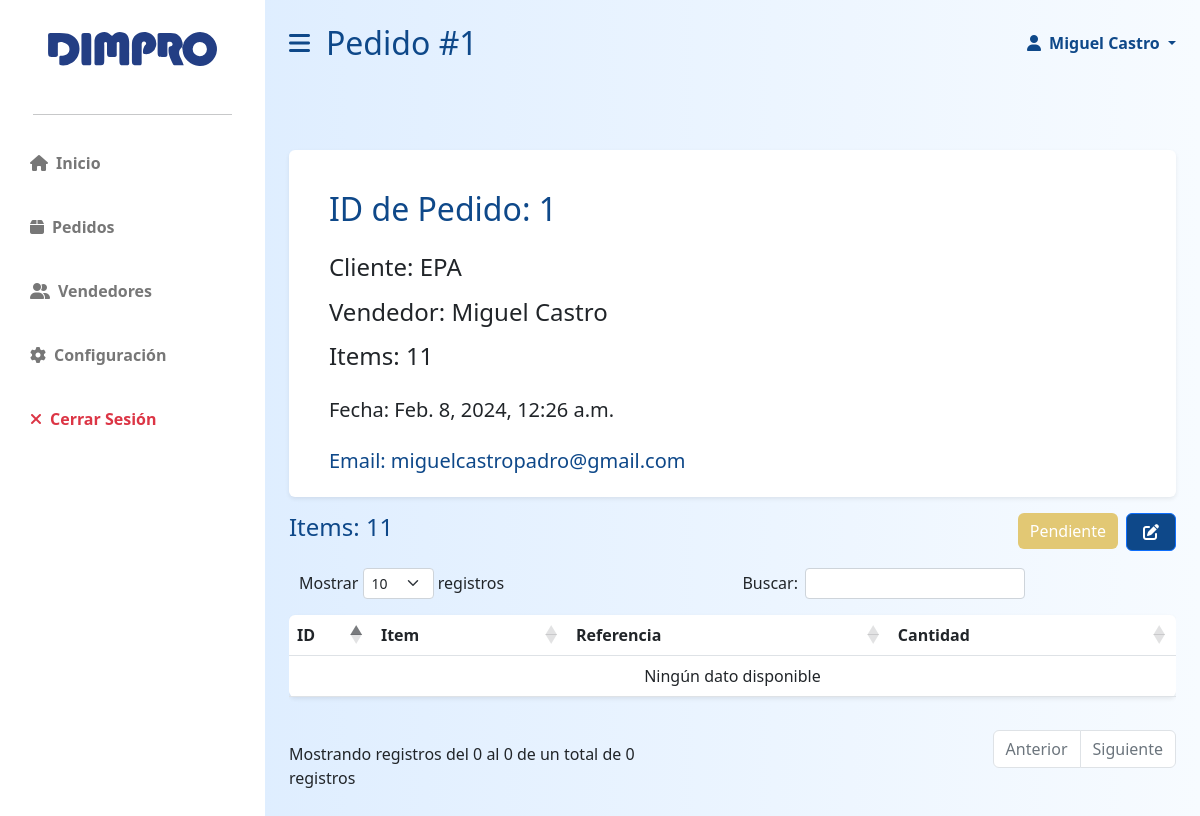
The app's page /app/staff/view/order/1 (signed in), older data.
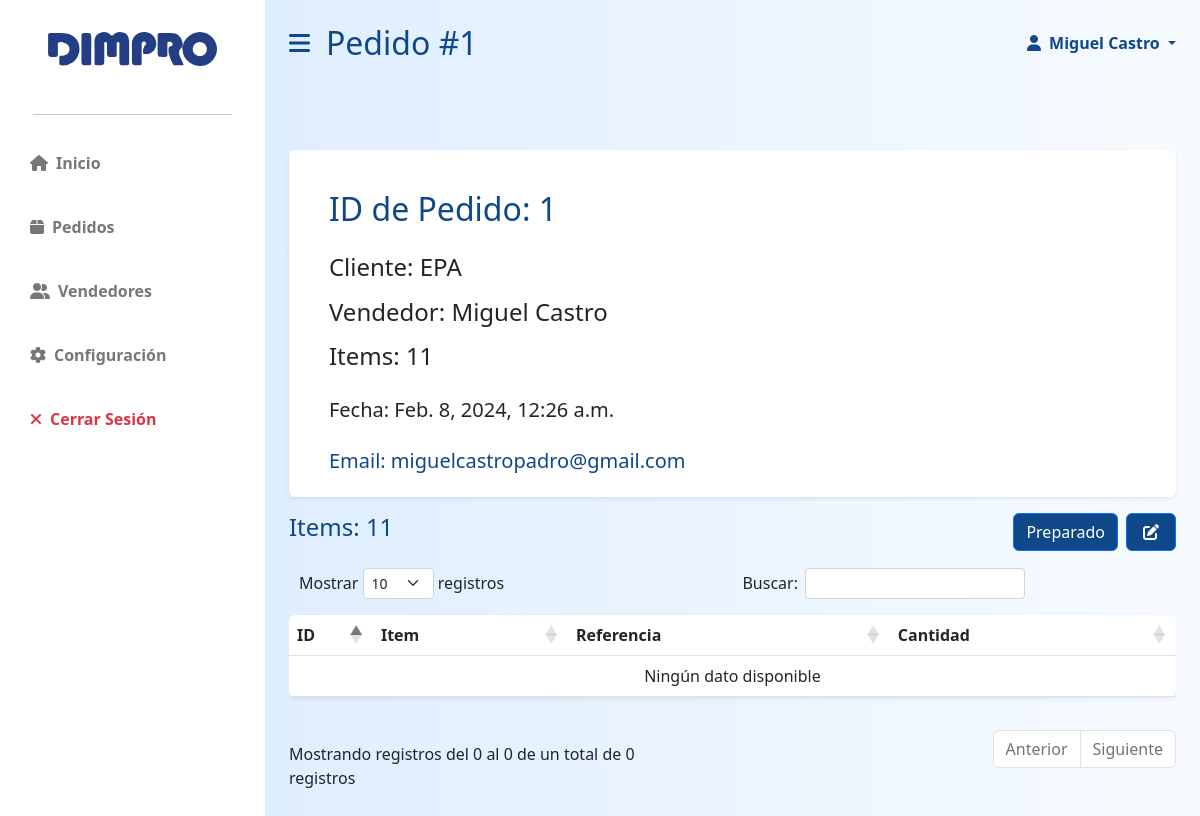
The same page, newer data.
### dimpro/views.py (the view)
# urls.py: path("staff/view/order/<int:id>", views.staff_order_view, name='staff_order_view'),
@only_for('staff')
def staff_order_view(request, id):
    if request.method == "POST":
        pass
    order = Order.objects.get(id=id)
    client = User.objects.get(email=order.user_email)
    return render(request, 'dimpro/staff/staff_order_view.html', {
        'seller': client,
        'order': order,
        'order_categories': order.product_categories()
    })

### dimpro/models.py (called while the page is built)
    def product_categories(self):
        return Order_Product.objects.filter(order_id=self.id).count()

### dimpro/templates/dimpro/staff/staff_order_view.html (shortened to what this page needs)
{% extends 'dimpro/staff/staff_layout.html' %}
{% load static %}
{% block stitle %}
    Pedido #{{ order.id }}
{% endblock %}
{% block body %}
    <div class="row g-3 my-5">
        <div class="col-my-5">
            <div class=" p-3 bg-white shadow-sm d-flex justify-content-start align-items-center rounded">
                <div class="mx-4">
                    <h2 class="fs-2 primary-text mt-4 mb-4">ID de Pedido: {{ order.id }}</h2>
                    <h3 class="fs-4 mb-3">Cliente: {{ order.client_id.name }}</h3>
                    <h3 class="fs-4 mb-3">Vendedor: {{ seller.name }} {{ seller.last_name }}</h3>
                    <h3 class="fs-4 mb-4">Items: {{ order_categories }}</h3>
                    <p class="fs-5 mb-4">Fecha: {{ order.date }}</p>
                    <a class="text-decoration-none"href="{% url 'dimpro:staff_client_view' seller.id %}"><h3 class="fs-5 primary-text">Email:  {{ seller.email }}</h3></a>
                </div>
            </div>
        </div>
        <div class="col-md-12 col-12">
            <div class="col-md-12 d-flex flex-row">
                <div class="col-6 col-md-6  align-items-center">
                    <h3 class="fs-4 mb-3 primary-text">Items: {{ order_categories }}</h3>
                </div>
                <div class="col-6 col-md-6 text-end d-flex justify-content-end">
                    <a href="{% url 'dimpro:change_status' order.id %}">
                        {% if order.status == 'pendiente' %}
                            <button style="background-color: rgb(226, 200, 116) !important; border: none;" type="button" class="btn btn-primary fs-6 grow mx-2">Pendiente</button>
                        {% else %}
                            <button type="button" class="btn btn-primary preparado fs-6 grow  mx-2">Preparado</button>
                        {% endif %}
                    </a>
                    <a href="{% url 'dimpro:edit_order' order.id  %}">
                        <button type="button" class="btn btn-primary grow"><i class="fa-solid fa-pen-to-square mx-1"></i></button>
                    </a>
                </div>
            </div>
            <div class="col mx-auto">
                <div class="table-responsive">
                    <table id="datatable-orders" class="table bg-white rounded shadow-sm table-hover">
                        <thead>
                            <tr>
                                <th width="50">ID</th>
                                <th>Item</th>
                                <th>Referencia</th>
                                <th>Cantidad</th>
                            </tr>
                        </thead>
                        <tbody id="tableBody_orders"></tbody>
                    </table>
                </div>
            </div>
        </div>
    </div>
{% endblock %}

Row changes from the older to the newer data that the page shows:
changed Order "EPA": status "pendiente" → "preparado" (drawn)
Text that changed along with them:
text no longer shown: "Pendiente"
text now shown: "Preparado"
